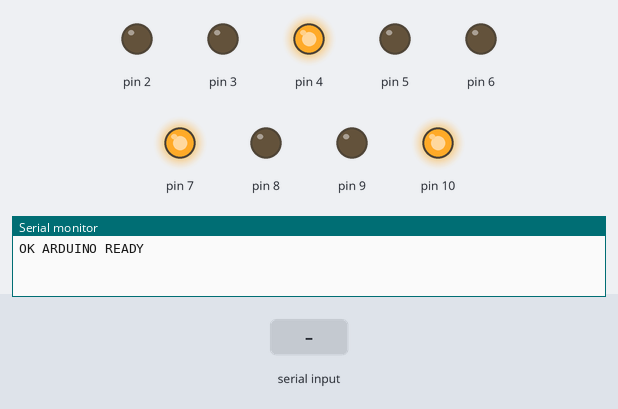
Bench run of a sketch on a simulated Arduino Uno, built with avr-gcc and run on an emulated ATmega328P. Parts: output pins drawn as LEDs (lit = HIGH), the last lines printed to the serial monitor. The test bench sets the inputs (shaded band).

Above: at 1.2 s.
1.3 s: "G 90\n" received over Serial
At 2.2 s:
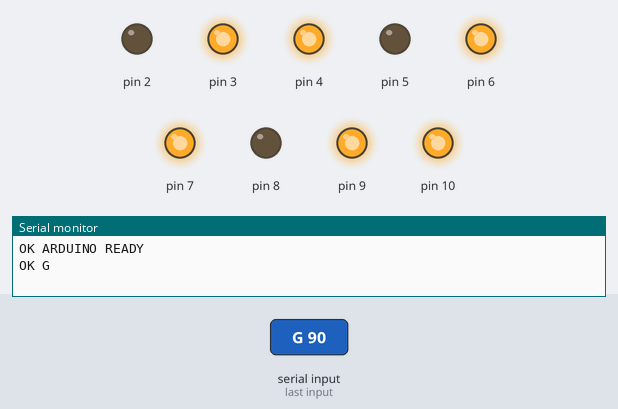
2.8 s: "STATUS\n" received over Serial
4.3 s: "HOME\n" received over Serial
Timing chart, 0 to 7.3 s (numbered marks = the images above; inputs shaded):
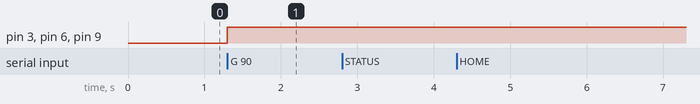

Measured:
- after the input at 1.3 s, pin 3, pin 6, pin 9: LOW → HIGH at once

The sketch:

arduino_uno_motion_controller.ino
```cpp
/*
  Arduino Uno R3 motion controller draft for Feibafly2 dual-Y three-axis slider.

  Pinout:
    X: PUL D2, DIR D3, ENA D4
    Y: PUL D5, DIR D6, ENA D7
    Z: PUL D8, DIR D9, ENA D10

  TB6600 enable is active-high in this build.

  Serial protocol, one command per line:
    STATUS
    HOME
    O
    X 10
    Y -5
    Z 2
    G X10 Y20 Z5 M1

  This firmware is a safe starting point, not a final motion controller.
  Verify limit switches and motor direction before running long moves.
*/

struct Axis {
  const char* name;
  uint8_t pul;
  uint8_t dir;
  uint8_t ena;
  float minMm;
  float maxMm;
  float positionMm;
};

const float STEPS_PER_MM = 200.0;
const unsigned int STEP_PULSE_US = 6;
const unsigned int STEP_INTERVAL_US = 700;
const bool ENABLE_ACTIVE_HIGH = true;

Axis axisX = {"X", 2, 3, 4, 0.0, 300.0, 0.0};
Axis axisY = {"Y", 5, 6, 7, 0.0, 300.0, 0.0};
Axis axisZ = {"Z", 8, 9, 10, 0.0, 130.0, 0.0};

void setupAxis(Axis& axis) {
  pinMode(axis.pul, OUTPUT);
  pinMode(axis.dir, OUTPUT);
  pinMode(axis.ena, OUTPUT);
  digitalWrite(axis.pul, LOW);
  digitalWrite(axis.dir, LOW);
  digitalWrite(axis.ena, ENABLE_ACTIVE_HIGH ? HIGH : LOW);
}

void setup() {
  Serial.begin(115200);
  setupAxis(axisX);
  setupAxis(axisY);
  setupAxis(axisZ);
  Serial.println("OK ARDUINO READY");
}

void pulseStep(const Axis& axis) {
  digitalWrite(axis.pul, HIGH);
  delayMicroseconds(STEP_PULSE_US);
  digitalWrite(axis.pul, LOW);
  delayMicroseconds(STEP_INTERVAL_US);
}

bool moveAxisTo(Axis& axis, float targetMm) {
  if (targetMm < axis.minMm || targetMm > axis.maxMm) {
    Serial.print("ERROR ");
    Serial.print(axis.name);
    Serial.println(" OUT_OF_RANGE");
    return false;
  }

  float delta = targetMm - axis.positionMm;
  bool positive = delta >= 0;
  digitalWrite(axis.dir, positive ? HIGH : LOW);

  long steps = lround(abs(delta) * STEPS_PER_MM);
  for (long i = 0; i < steps; i++) {
    pulseStep(axis);
  }

  axis.positionMm = targetMm;
  return true;
}

void printStatus() {
  Serial.print("OK STATUS X");
  Serial.print(axisX.positionMm, 2);
  Serial.print(" Y");
  Serial.print(axisY.positionMm, 2);
  Serial.print(" Z");
  Serial.println(axisZ.positionMm, 2);
}

float readAxisValue(const String& command, char axisName, float fallback) {
  int idx = command.indexOf(axisName);
  if (idx < 0) {
    idx = command.indexOf((char)tolower(axisName));
  }
  if (idx < 0) {
    return fallback;
  }
  int start = idx + 1;
  while (start < command.length() && command[start] == ' ') {
    start++;
  }
  int end = start;
  while (end < command.length() && (isDigit(command[end]) || command[end] == '-' || command[end] == '.')) {
    end++;
  }
  return command.substring(start, end).toFloat();
}

void handleCommand(String command) {
  command.trim();
  command.toUpperCase();

  if (command == "STATUS") {
    printStatus();
    return;
  }

  if (command == "HOME") {
    axisX.positionMm = 0.0;
    axisY.positionMm = 0.0;
    axisZ.positionMm = 0.0;
    Serial.println("OK HOME");
    return;
  }

  if (command == "O") {
    axisX.positionMm = 0.0;
    axisY.positionMm = 0.0;
    axisZ.positionMm = 0.0;
    Serial.println("OK ORIGIN");
    return;
  }

  if (command.startsWith("X ")) {
    if (moveAxisTo(axisX, axisX.positionMm + command.substring(2).toFloat())) Serial.println("OK MOVE X");
    return;
  }

  if (command.startsWith("Y ")) {
    if (moveAxisTo(axisY, axisY.positionMm + command.substring(2).toFloat())) Serial.println("OK MOVE Y");
    return;
  }

  if (command.startsWith("Z ")) {
    if (moveAxisTo(axisZ, axisZ.positionMm + command.substring(2).toFloat())) Serial.println("OK MOVE Z");
    return;
  }

  if (command.startsWith("G ")) {
    float x = readAxisValue(command, 'X', axisX.positionMm);
    float y = readAxisValue(command, 'Y', axisY.positionMm);
    float z = readAxisValue(command, 'Z', axisZ.positionMm);
    if (!moveAxisTo(axisZ, z)) return;
    if (!moveAxisTo(axisX, x)) return;
    if (!moveAxisTo(axisY, y)) return;
    Serial.println("OK G");
    return;
  }

  Serial.print("ERROR UNKNOWN_COMMAND ");
  Serial.println(command);
}

void loop() {
  if (!Serial.available()) {
    return;
  }

  String command = Serial.readStringUntil('\n');
  handleCommand(command);
}
```
